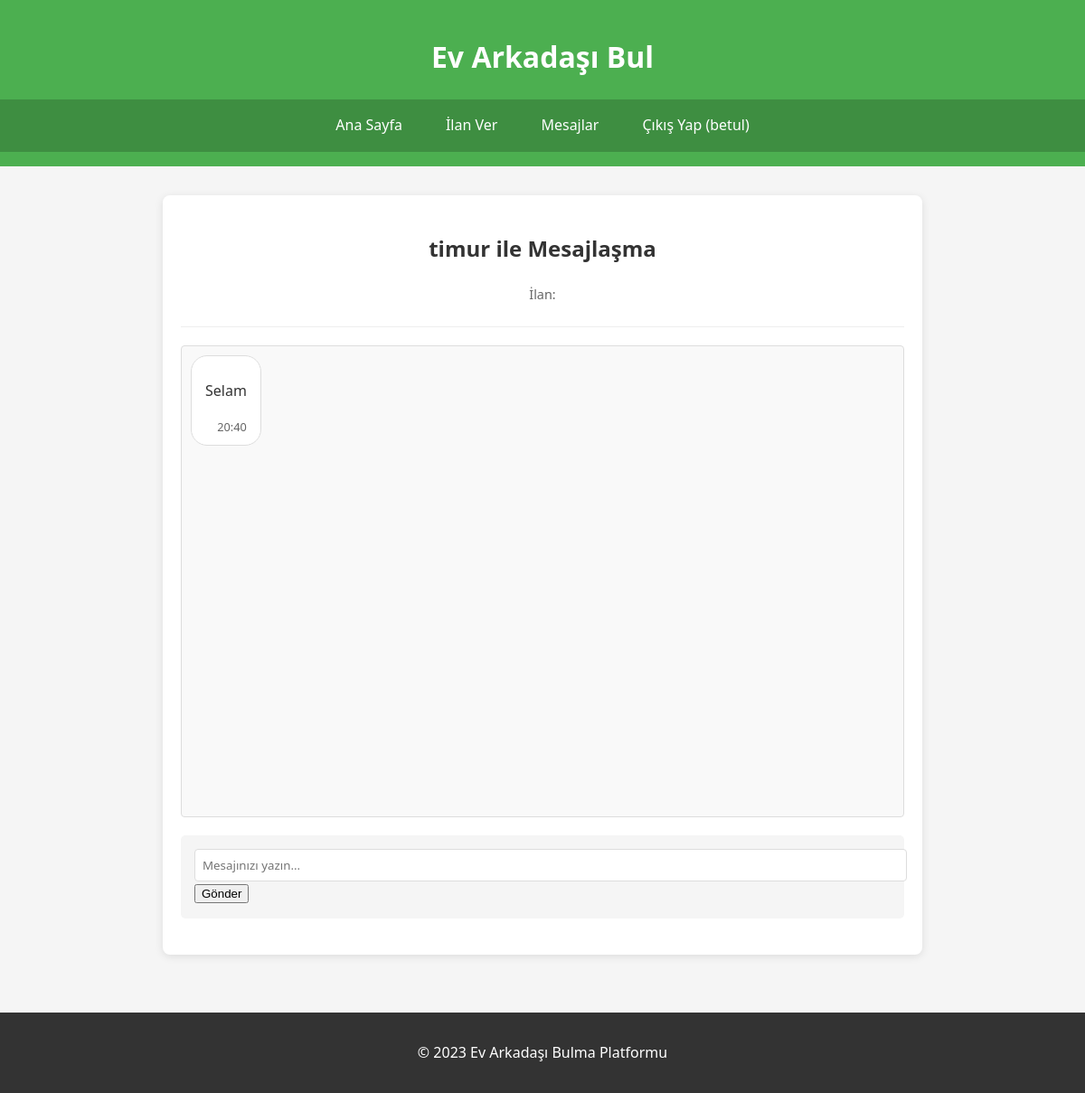
The page /mesaj_odasi/1 (signed in) on the database its author committed.
### tables this page shows
CREATE TABLE users (
            id INTEGER PRIMARY KEY AUTOINCREMENT,
            username TEXT UNIQUE NOT NULL,
            password TEXT NOT NULL,
            email TEXT UNIQUE NOT NULL,
            phone TEXT,
            created_at TIMESTAMP DEFAULT CURRENT_TIMESTAMP
        );

CREATE TABLE mesajlar (
            id INTEGER PRIMARY KEY AUTOINCREMENT,
            oda_id INTEGER NOT NULL,
            gonderen_id INTEGER NOT NULL,
            mesaj TEXT NOT NULL,
            okundu BOOLEAN DEFAULT 0,
            tarih TIMESTAMP DEFAULT CURRENT_TIMESTAMP,
            FOREIGN KEY(oda_id) REFERENCES mesaj_odalari(id),
            FOREIGN KEY(gonderen_id) REFERENCES users(id)
        );

### app.py (the view)
@app.route('/mesaj_odasi/<int:oda_id>')
@login_required
def mesaj_odasi(oda_id):
    db = get_db()
    oda = db.get_mesaj_odasi(oda_id)
    if not oda:
        flash('Mesaj odası bulunamadı', 'error')
        return redirect(url_for('mesajlar'))
    current_user_id = session['user_id']
    if current_user_id not in [oda['kullanici1_id'], oda['kullanici2_id']]:
        flash('Bu mesaj odasına erişim izniniz yok', 'error')
        return redirect(url_for('mesajlar'))
    mesajlar = db.get_mesajlar(oda_id)
    if current_user_id == oda['kullanici1_id']:
        diger_kullanici = db.get_user_by_id(oda['kullanici2_id'])
    else:
        diger_kullanici = db.get_user_by_id(oda['kullanici1_id'])
    return render_template('mesaj_odasi.html',
                         oda=oda,
                         mesajlar=mesajlar,
                         diger_kullanici=diger_kullanici)

### app.py (called while the page is built)
@app.template_filter('datetimeformat')
def datetimeformat(value, format='%d.%m.%Y %H:%M'):
    if isinstance(value, str):
        value = datetime.strptime(value, '%Y-%m-%d %H:%M:%S')
    return value.strftime(format)

def get_db():
    if 'db' not in g:
        g.db = Database(app.config['DATABASE'])
    return g.db

def generate_csrf_token():
    if '_csrf_token' not in session:
        session['_csrf_token'] = secrets.token_hex(16)
    return session['_csrf_token']

def login_required(f):
    @wraps(f)
    def decorated_function(*args, **kwargs):
        if 'user_id' not in session:
            flash('Bu sayfayı görüntülemek için giriş yapmalısınız', 'danger')
            return redirect(url_for('login', next=request.url))
        return f(*args, **kwargs)
    return decorated_function

@app.context_processor
def utility_processor():
    def file_exists(path):
        return os.path.exists(path)
    return dict(file_exists=file_exists)

### database.py (called while the page is built)
    def get_user_by_id(self, user_id):
        cursor = self.conn.cursor()
        cursor.execute('SELECT * FROM users WHERE id = ?', (user_id,))
        return cursor.fetchone()

    def get_mesaj_odasi(self, oda_id):
        cursor = self.conn.cursor()
        cursor.execute('''
            SELECT * FROM mesaj_odalari WHERE id = ?
        ''', (oda_id,))
        return cursor.fetchone()

    def get_mesajlar(self, oda_id):
        try:
            cursor = self.conn.cursor()
            cursor.execute('''
                SELECT m.*, u.username
                FROM mesajlar m
                JOIN users u ON m.gonderen_id = u.id
                WHERE m.oda_id = ?
                ORDER BY m.tarih ASC
            ''', (oda_id,))
            return [dict(row) for row in cursor.fetchall()]
        except sqlite3.Error as e:
            print("Mesajlar getirme hatası:", e)
            return []

    def upgrade_database(self):
        try:
            cursor = self.conn.cursor()
            cursor.execute("PRAGMA table_info(mesaj_istekleri)")
            columns = [col[1] for col in cursor.fetchall()]
            if 'oda_id' not in columns:
                cursor.execute('ALTER TABLE mesaj_istekleri ADD COLUMN oda_id INTEGER REFERENCES mesaj_odalari(id)')
                self.conn.commit()
                print("Veritabanı şeması güncellendi: oda_id eklendi")
        except sqlite3.Error as e:
            print("Veritabanı güncelleme hatası:", e)

    def __del__(self):
        self.close()

### templates/mesaj_odasi.html (shortened to what this page needs)
{% extends "base.html" %}
{% block content %}
<section class="mesaj-odasi">
    <div class="mesaj-header">
        <h2>{{ diger_kullanici.username }} ile Mesajlaşma</h2>
        <p class="ilan-bilgi">İlan: {{ oda.ilan_baslik }}</p>
    </div>
    <div class="mesajlar-container" id="mesajlar-container">
        {% for mesaj in mesajlar %}
        <div class="mesaj {% if mesaj.gonderen_id == session['user_id'] %}gonderen{% else %}alici{% endif %}">
            <div class="mesaj-icerik">
                <p>{{ mesaj.mesaj }}</p>
                <span class="mesaj-tarih">{{ mesaj.tarih|datetimeformat('%H:%M') }}</span>
            </div>
        </div>
        {% endfor %}
    </div>
	<form id="mesaj-form" onsubmit="return false;">
		<input type="text" name="mesaj" id="mesaj-input" placeholder="Mesajınızı yazın..." required>
		<button type="button" onclick="mesajGonder()">Gönder</button>
	</form>
</section>
{% endblock %}

### static/css/style.css (style rules this page uses)
body { font-family: 'Segoe UI', Tahoma, Geneva, Verdana, sans-serif; line-height: 1.6; margin: 0; padding: 0; color: #333; background-color: #f5f5f5; }
input[type="text"], input[type="number"], textarea, select { width: 100%; padding: 0.5rem; border: 1px solid #ddd; border-radius: 4px; font-family: inherit; }
form { background: #f5f5f5; padding: 15px; border-radius: 5px; margin-bottom: 20px; }
.mesaj-odasi { max-width: 800px; margin: 0 auto; padding: 20px; background: white; border-radius: 8px; box-shadow: 0 2px 10px rgba(0,0,0,0.1); }
.mesaj-header { margin-bottom: 20px; padding-bottom: 15px; border-bottom: 1px solid #eee; }
.ilan-bilgi { color: #666; font-size: 0.9em; }
.mesajlar-container { max-height: 500px; overflow-y: auto; margin-bottom: 20px; padding: 10px; background: #f9f9f9; border-radius: 4px; }
.mesaj { margin-bottom: 15px; display: flex; }
.mesaj.alici { justify-content: flex-start; }
.mesaj-icerik { max-width: 70%; padding: 10px 15px; border-radius: 18px; position: relative; }
.mesaj.alici .mesaj-icerik { background-color: #ECECEC; }
.mesaj-tarih { display: block; font-size: 0.7em; color: #666; text-align: right; margin-top: 5px; }
.mesaj-odasi { max-width: 800px; margin: 0 auto; padding: 20px; background-color: #fff; border-radius: 8px; box-shadow: 0 2px 10px rgba(0,0,0,0.1); }
.mesaj-header { text-align: center; margin-bottom: 20px; padding-bottom: 10px; border-bottom: 1px solid #eee; }
.mesajlar-container { height: 500px; overflow-y: auto; padding: 10px; margin-bottom: 20px; border: 1px solid #ddd; border-radius: 4px; background-color: #f9f9f9; }
.mesaj { margin-bottom: 15px; clear: both; }
.mesaj.alici .mesaj-icerik { float: left; background-color: #fff; border: 1px solid #ddd; margin-right: 30%; }
.mesaj-tarih { display: block; font-size: 0.8em; color: #666; margin-top: 5px; text-align: right; }

### rows shown on the page
users: username "timur"
mesajlar: mesaj "Selam", tarih "20:40"

### other values the page prints
{{ session['username'] }} "betul"
